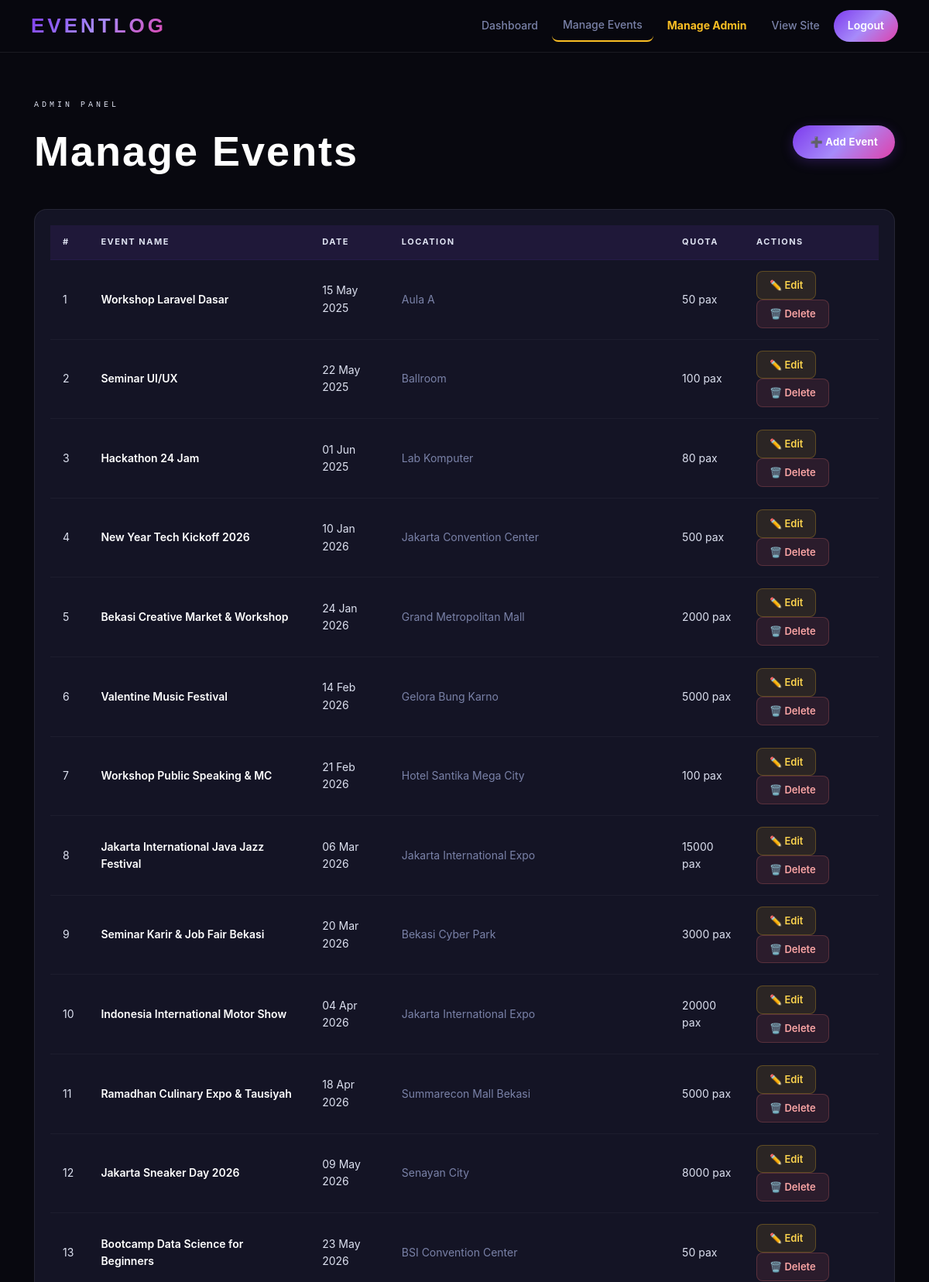
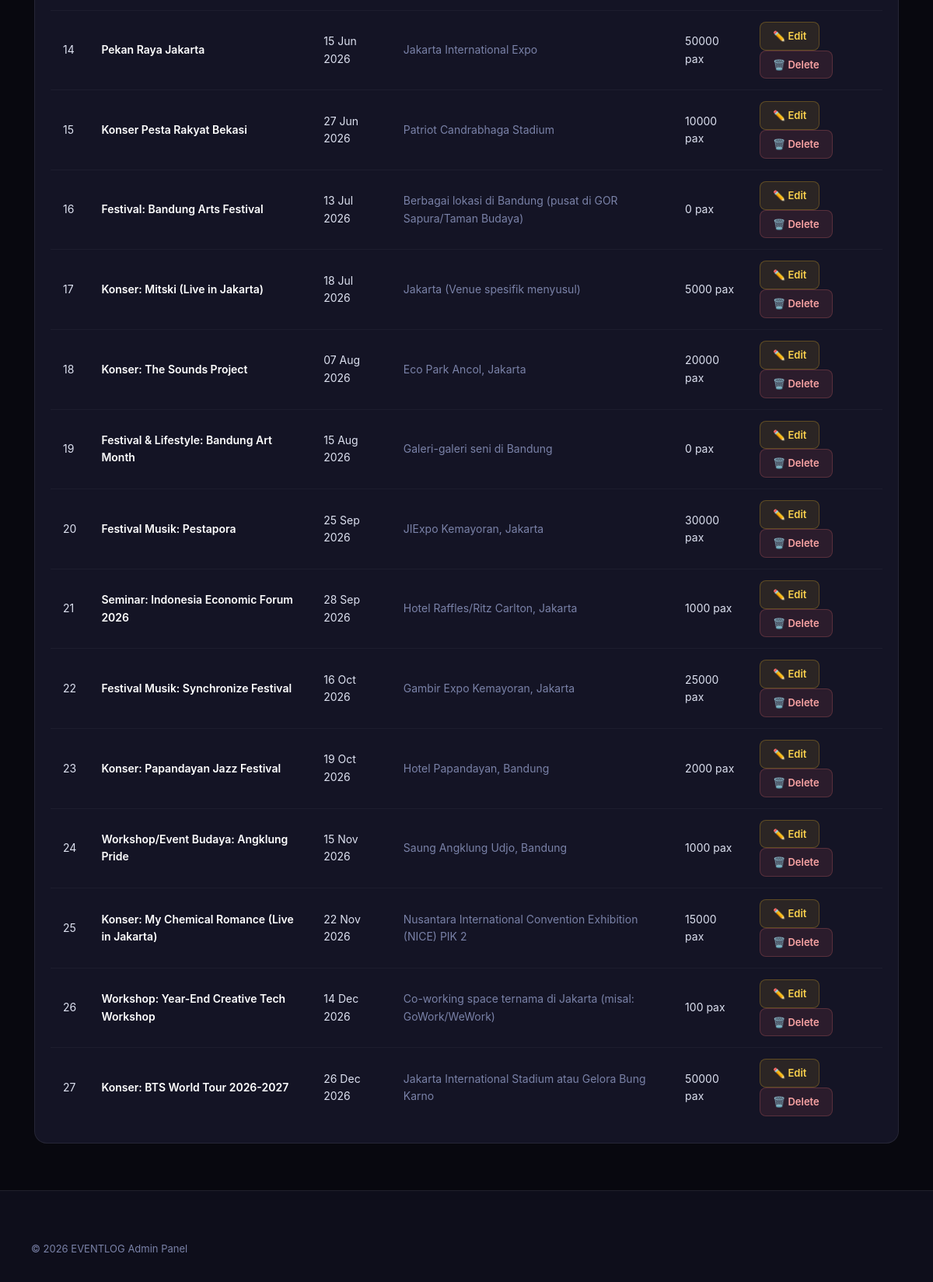
Page /kelola_event.php (signed in) on the committed database (2 pictures, top to bottom).
### tables this page shows
CREATE TABLE events (
  id INT AUTO_INCREMENT PRIMARY KEY,
  nama_event VARCHAR(150) NOT NULL,
  deskripsi TEXT,
  tanggal DATE NOT NULL,
  lokasi VARCHAR(200) NOT NULL,
  kuota INT NOT NULL DEFAULT 50,
  harga INT NOT NULL DEFAULT 0,
  jenis_harga ENUM('gratis','berbayar') NOT NULL DEFAULT 'gratis',
  user_id INT NULL,
  created_at DATETIME DEFAULT CURRENT_TIMESTAMP,
  FOREIGN KEY (user_id) REFERENCES users(id) ON DELETE SET NULL
);

### kelola_event.php (the view, shortened to what this page needs)
<?php
include '../koneksi.php';
$result=mysqli_query($conn,"SELECT * FROM events ORDER BY tanggal ASC");
?>
<!DOCTYPE html>
<html lang="en">
<head>
<link rel="stylesheet" href="../style/style.css">
</head>
<body>
<nav class="navbar">
  <a href="dashboard.php" class="logo">EVENTLOG</a>
  <div class="nav-links">
    <a href="dashboard.php">Dashboard</a>
    <a href="kelola_event.php" style="border-bottom: 2px solid #fbbf24;">Manage Events</a>
    <a href="add_admin.php" style="color: #fbbf24; font-weight: bold;">Manage Admin</a>
    <a href="../index.php">View Site</a>
    <a href="../auth/logout.php" class="nav-cta">Logout</a>
  </div>
</nav>
<div class="container">
  <div style="display:flex;justify-content:space-between;align-items:center;margin-bottom:32px;flex-wrap:wrap;gap:12px">
    <div>
      <div class="sec-label">ADMIN PANEL</div>
      <h2 class="sec-title">Manage Events</h2>
    </div>
    <a href="tambah.php" class="btn-ticket">➕ Add Event</a>
  </div>
  <div class="table-container">
    <table>
      <tr><th>#</th><th>Event Name</th><th>Date</th><th>Location</th><th>Quota</th><th>Actions</th></tr>
      <?php if(mysqli_num_rows($result)==0): ?>
        <tr><td colspan="6" style="text-align:center;color:var(--muted);padding:40px">No events yet.</td></tr>
      <?php else: $no=1; while($row=mysqli_fetch_assoc($result)): ?>
        <tr>
          <td><?=$no++?></td>
          <td style="font-weight:600;color:var(--white)"><?=htmlspecialchars($row['nama_event'])?></td>
          <td><?=date('d M Y',strtotime($row['tanggal']))?></td>
          <td style="color:var(--muted)"><?=htmlspecialchars($row['lokasi'])?></td>
          <td><?=$row['kuota']?> pax</td>
          <td>
            <a href="edit.php?id=<?=$row['id']?>" class="btn btn-warning">✏️ Edit</a>
            <a href="hapus.php?id=<?=$row['id']?>" class="btn btn-danger" onclick="return confirm('Delete this event?')">🗑️ Delete</a>
          </td>
        </tr>
      <?php endwhile; endif; ?>
    </table>
  </div>
</div>
<footer class="footer">
  <div class="footer-inner">
    <div class="footer-bottom" style="border-top:none;padding-top:0">
      <span>&copy; <?=date('Y')?> EVENTLOG Admin Panel</span>
    </div>
  </div>
</footer>
</body>
</html>

### style.css (style rules this page uses)
* { margin: 0; padding: 0; box-sizing: border-box; }
:root { --black: #08080f; --deep: #0e0e1b; --card: #141425; --card2: #1a1a2e; --border: rgba(255,255,255,0.08); --border2: rgba(255,255,255,0.14); --purple: #7c3aed; --purple-light: #a78bfa; --pink: #e040aa; --grad: linear-gradient(135deg, #7c3aed 0%, #a78bfa 50%, #e040aa 100%); --white: #ffffff; --text: #dde1f0; --text-light: #a8afc7; --muted: #7a82a8; --green: #22c55e; --red: #ef4444; --yellow: #f59e0b; --font-display: Impact, 'Arial Black', sans-serif; --font-body: -apple-system, BlinkMacSystemFont, 'Segoe UI', 'Helvetica Neue', system-ui, sans-serif; --font-mono: 'Courier New', monospace; }
html { scroll-behavior: smooth; }
body { font-family: var(--font-body); background-color: var(--black); color: var(--text); min-height: 100vh; line-height: 1.6; overflow-x: hidden; }
.navbar { position: sticky; top: 0; z-index: 999; display: flex; justify-content: space-between; align-items: center; padding: 0 40px; height: 68px; background: rgba(8, 8, 15, 0.95); backdrop-filter: blur(24px); -webkit-backdrop-filter: blur(24px); border-bottom: 1px solid var(--border); }
.navbar .logo { font-family: var(--font-display); font-size: 26px; letter-spacing: 4px; font-weight: 700; text-decoration: none; background: var(--grad); -webkit-background-clip: text; -webkit-text-fill-color: transparent; background-clip: text; transition: letter-spacing 0.2s; }
.navbar .nav-links { display: flex; align-items: center; gap: 4px; }
.navbar .nav-links a { color: var(--muted); text-decoration: none; font-size: 14px; font-weight: 500; padding: 8px 14px; border-radius: 8px; transition: all 0.2s ease; white-space: nowrap; }
.navbar .nav-links .nav-cta { background: var(--grad); color: var(--white); padding: 9px 18px; border-radius: 50px; font-weight: 600; }
.container { max-width:1160px;margin:0 auto;padding:60px 24px }
.sec-label { font-family:var(--font-mono);font-size:10px;letter-spacing:4px;text-transform:uppercase;color:var(--purple2);margin-bottom:8px }
.sec-title { font-family:var(--font-display);font-size:clamp(36px,5vw,54px);letter-spacing:2px;color:var(--white) }
.btn-ticket { display:inline-flex;align-items:center;gap:8px;padding:11px 22px; background:var(--grad);color:var(--white);border-radius:50px; text-decoration:none;font-size:13px;font-weight:700;letter-spacing:.3px; transition:all .22s;white-space:nowrap;border:none;cursor:pointer;box-shadow:0 4px 16px rgba(124,58,237,.25); }
.footer { background:var(--deep);border-top:1px solid var(--border);padding:64px 40px 32px }
.footer-inner { max-width:1160px;margin:0 auto }
.footer-bottom { border-top:1px solid var(--border);padding-top:28px;display:flex;justify-content:space-between;align-items:center;font-size:13px;color:var(--muted);flex-wrap:wrap;gap:8px }
.table-container { background:var(--card);border:1px solid var(--border);border-radius:16px;padding:20px;overflow-x:auto }
table { width:100%;border-collapse:collapse;font-size:14px }
table th { background:rgba(124,58,237,.1);color:var(--purple2);padding:13px 16px;text-align:left;font-size:11px;font-weight:700;letter-spacing:1.5px;text-transform:uppercase;border-bottom:1px solid rgba(124,58,237,.18) }
table td { padding:14px 16px;border-bottom:1px solid rgba(255,255,255,.04);color:var(--text);vertical-align:middle }
table tr:last-child td { border-bottom:none }
.btn { display:inline-flex;align-items:center;gap:6px;padding:7px 16px;border-radius:8px;font-size:13px;font-weight:600;text-decoration:none;border:1px solid transparent;cursor:pointer;font-family:var(--font-body);transition:opacity .2s }
.btn-warning { background:rgba(251,191,36,.1);color:#fcd34d;border-color:rgba(251,191,36,.25) }
.btn-danger { background:rgba(248,113,113,.1);color:#fca5a5;border-color:rgba(248,113,113,.22) }

### rows in the picture
events: nama_event "Workshop Laravel Dasar", tanggal "15 May 2025", lokasi "Aula A", kuota "50"
events: nama_event "Seminar UI/UX", tanggal "22 May 2025", lokasi "Ballroom", kuota "100"
events: nama_event "Hackathon 24 Jam", tanggal "01 Jun 2025", lokasi "Lab Komputer", kuota "80"
events: nama_event "New Year Tech Kickoff 2026", tanggal "10 Jan 2026", lokasi "Jakarta Convention Center", kuota "500"
events: nama_event "Bekasi Creative Market & Workshop", tanggal "24 Jan 2026", lokasi "Grand Metropolitan Mall", kuota "2000"
events: nama_event "Valentine Music Festival", tanggal "14 Feb 2026", lokasi "Gelora Bung Karno", kuota "5000"
events: nama_event "Workshop Public Speaking & MC", tanggal "21 Feb 2026", lokasi "Hotel Santika Mega City", kuota "100"
events: nama_event "Jakarta International Java Jazz Festival", tanggal "06 Mar 2026", lokasi "Jakarta International Expo", kuota "15000"
events: nama_event "Seminar Karir & Job Fair Bekasi", tanggal "20 Mar 2026", lokasi "Bekasi Cyber Park", kuota "3000"
events: nama_event "Indonesia International Motor Show", tanggal "04 Apr 2026", lokasi "Jakarta International Expo", kuota "20000"
events: nama_event "Ramadhan Culinary Expo & Tausiyah", tanggal "18 Apr 2026", lokasi "Summarecon Mall Bekasi", kuota "5000"
events: nama_event "Jakarta Sneaker Day 2026", tanggal "09 May 2026", lokasi "Senayan City", kuota "8000"
events: nama_event "Bootcamp Data Science for Beginners", tanggal "23 May 2026", lokasi "BSI Convention Center", kuota "50"
events: nama_event "Pekan Raya Jakarta", tanggal "15 Jun 2026", lokasi "Jakarta International Expo", kuota "50000"
events: nama_event "Konser Pesta Rakyat Bekasi", tanggal "27 Jun 2026", lokasi "Patriot Candrabhaga Stadium", kuota "10000"
events: nama_event "Festival: Bandung Arts Festival", tanggal "13 Jul 2026", lokasi "Berbagai lokasi di Bandung (pusat di GOR Sapura/Taman Budaya)", kuota "0"
events: nama_event "Konser: Mitski (Live in Jakarta)", tanggal "18 Jul 2026", lokasi "Jakarta (Venue spesifik menyusul)", kuota "5000"
events: nama_event "Konser: The Sounds Project", tanggal "07 Aug 2026", lokasi "Eco Park Ancol, Jakarta", kuota "20000"
events: nama_event "Festival & Lifestyle: Bandung Art Month", tanggal "15 Aug 2026", lokasi "Galeri-galeri seni di Bandung", kuota "0"
events: nama_event "Festival Musik: Pestapora", tanggal "25 Sep 2026", lokasi "JIExpo Kemayoran, Jakarta", kuota "30000"
events: nama_event "Seminar: Indonesia Economic Forum 2026", tanggal "28 Sep 2026", lokasi "Hotel Raffles/Ritz Carlton, Jakarta", kuota "1000"
events: nama_event "Festival Musik: Synchronize Festival", tanggal "16 Oct 2026", lokasi "Gambir Expo Kemayoran, Jakarta", kuota "25000"
events: nama_event "Konser: Papandayan Jazz Festival", tanggal "19 Oct 2026", lokasi "Hotel Papandayan, Bandung", kuota "2000"
events: nama_event "Workshop/Event Budaya: Angklung Pride", tanggal "15 Nov 2026", lokasi "Saung Angklung Udjo, Bandung", kuota "1000"
events: nama_event "Konser: My Chemical Romance (Live in Jakarta)", tanggal "22 Nov 2026", lokasi "Nusantara International Convention Exhibition (NICE) PIK 2", kuota "15000"
events: nama_event "Workshop: Year-End Creative Tech Workshop", tanggal "14 Dec 2026", lokasi "Co-working space ternama di Jakarta (misal: GoWork/WeWork)", kuota "100"
events: nama_event "Konser: BTS World Tour 2026-2027", tanggal "26 Dec 2026", lokasi "Jakarta International Stadium atau Gelora Bung Karno", kuota "50000"
